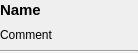
<?xml version="1.0" encoding="UTF-8"?>
<ui version="4.0">
 <class>ObjectInfoWidget</class>
 <widget class="QWidget" name="ObjectInfoWidget">
  <property name="geometry">
   <rect>
    <x>0</x>
    <y>0</y>
    <width>138</width>
    <height>53</height>
   </rect>
  </property>
  <property name="windowTitle">
   <string notr="true">Form</string>
  </property>
  <layout class="QVBoxLayout" name="verticalLayout">
   <property name="leftMargin">
    <number>0</number>
   </property>
   <property name="topMargin">
    <number>0</number>
   </property>
   <property name="rightMargin">
    <number>0</number>
   </property>
   <property name="bottomMargin">
    <number>0</number>
   </property>
   <item>
    <widget class="QLabel" name="nameLabel">
     <property name="font">
      <font>
       <pointsize>11</pointsize>
       <bold>true</bold>
      </font>
     </property>
     <property name="text">
      <string notr="true">Name</string>
     </property>
     <property name="wordWrap">
      <bool>true</bool>
     </property>
    </widget>
   </item>
   <item>
    <widget class="QLabel" name="commentLabel">
     <property name="text">
      <string notr="true">Comment</string>
     </property>
     <property name="wordWrap">
      <bool>true</bool>
     </property>
    </widget>
   </item>
   <item>
    <widget class="Line" name="line">
     <property name="orientation">
      <enum>Qt::Orientation::Horizontal</enum>
     </property>
    </widget>
   </item>
  </layout>
 </widget>
 <resources/>
 <connections/>
</ui>
